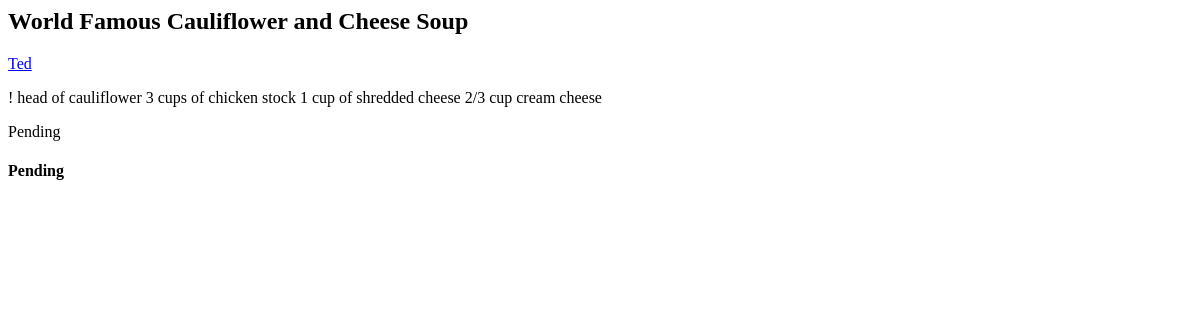
Before: /post/2/ with the older database file.
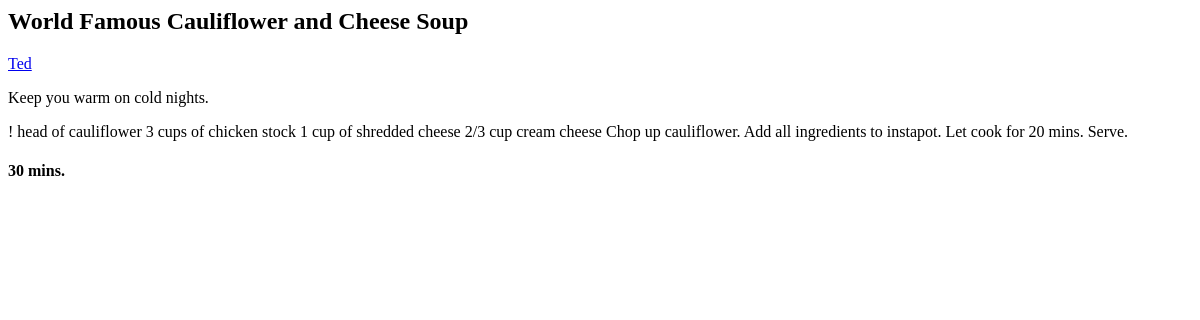
After: the same page with the newer database file.
### homepage/models.py (models this page shows, shortened)
class Recipe(models.Model):
    title = models.CharField(max_length=80)
    body = models.TextField()
    instructions = models.TextField(default="Pending")
    time_required = models.CharField(max_length=50, default="Pending")
    post_date = models.DateTimeField(default=timezone.now)
    author = models.ForeignKey(Author, on_delete=models.CASCADE)

class Author(models.Model):
    name = models.CharField(max_length=80)
    bio = models.TextField(default="Pending")
    def __str__(self):
        return self.name

### homepage/views.py (the view)
# urls.py: path('post/<int:post_id>/', post_detail),
def post_detail(request, post_id):
    html = "post_detail.html"
    my_recipe = Recipe.objects.filter(id=post_id).first()
    return render(request, html, {"post": my_recipe})

### templates/post_detail.html
<div class="container">
    {% if not post %}
        <h1>The post you are looking for is non existent!</h1>
        {% else %}
        <h2>{{ post.title }}</h2>
        <a href="/author/{{ post.author.id }}">{{ post.author }}</a>
        <p>{{ post.body }}</p>
        <p>{{ post.instructions }}</p>
        <h4>{{ post.time_required }}</h4>
    {% endif %}
</div>

Changed rows visible on the page:
changed Recipe "World Famous Cauliflower and Cheese Soup": body "! head of cauliflower 3 cups of chicken stock 1 cup of shredded cheese 2/3 cup cream cheese" → "Keep you warm on cold nights."; instructions "Pending" → "! head of cauliflower 3 cups of chicken stock 1 cup of shredded cheese 2/3 cup cream cheese Chop up cauliflower. Add all ingredients to instapot. Let cook for 20 mins. Serve."; time_required "Pending" → "30 mins."
